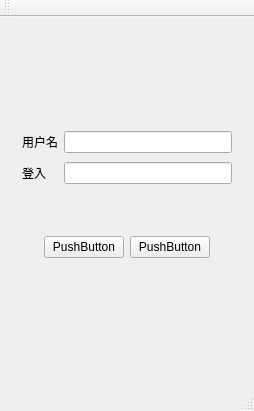
<?xml version="1.0" encoding="UTF-8"?>
<ui version="4.0">
 <class>MainWindow</class>
 <widget class="QMainWindow" name="MainWindow">
  <property name="geometry">
   <rect>
    <x>0</x>
    <y>0</y>
    <width>254</width>
    <height>411</height>
   </rect>
  </property>
  <property name="windowTitle">
   <string>MainWindow</string>
  </property>
  <property name="animated">
   <bool>true</bool>
  </property>
  <widget class="QWidget" name="centralWidget">
   <layout class="QVBoxLayout" name="verticalLayout">
    <item>
     <widget class="QWidget" name="widget" native="true">
      <layout class="QHBoxLayout" name="horizontalLayout">
       <item>
        <spacer name="horizontalSpacer">
         <property name="orientation">
          <enum>Qt::Horizontal</enum>
         </property>
         <property name="sizeHint" stdset="0">
          <size>
           <width>25</width>
           <height>20</height>
          </size>
         </property>
        </spacer>
       </item>
       <item>
        <widget class="QLabel" name="label">
         <property name="maximumSize">
          <size>
           <width>150</width>
           <height>150</height>
          </size>
         </property>
         <property name="text">
          <string/>
         </property>
         <property name="pixmap">
          <pixmap>D:/QT_learn/day02/image/Luffy.png</pixmap>
         </property>
         <property name="scaledContents">
          <bool>true</bool>
         </property>
        </widget>
       </item>
       <item>
        <spacer name="horizontalSpacer_2">
         <property name="orientation">
          <enum>Qt::Horizontal</enum>
         </property>
         <property name="sizeHint" stdset="0">
          <size>
           <width>25</width>
           <height>20</height>
          </size>
         </property>
        </spacer>
       </item>
      </layout>
     </widget>
    </item>
    <item>
     <widget class="QWidget" name="widget_2" native="true">
      <layout class="QGridLayout" name="gridLayout">
       <item row="1" column="0">
        <widget class="QLabel" name="label_3">
         <property name="text">
          <string>登入</string>
         </property>
        </widget>
       </item>
       <item row="0" column="1">
        <widget class="QLineEdit" name="lineEdit"/>
       </item>
       <item row="0" column="0">
        <widget class="QLabel" name="label_2">
         <property name="text">
          <string>用户名</string>
         </property>
        </widget>
       </item>
       <item row="1" column="1">
        <widget class="QLineEdit" name="lineEdit_2"/>
       </item>
      </layout>
     </widget>
    </item>
    <item>
     <widget class="QWidget" name="widget_3" native="true">
      <layout class="QHBoxLayout" name="horizontalLayout_2">
       <item>
        <spacer name="horizontalSpacer_3">
         <property name="orientation">
          <enum>Qt::Horizontal</enum>
         </property>
         <property name="sizeHint" stdset="0">
          <size>
           <width>22</width>
           <height>20</height>
          </size>
         </property>
        </spacer>
       </item>
       <item>
        <widget class="QPushButton" name="pushButton">
         <property name="text">
          <string>PushButton</string>
         </property>
        </widget>
       </item>
       <item>
        <widget class="QPushButton" name="pushButton_2">
         <property name="text">
          <string>PushButton</string>
         </property>
        </widget>
       </item>
       <item>
        <spacer name="horizontalSpacer_4">
         <property name="orientation">
          <enum>Qt::Horizontal</enum>
         </property>
         <property name="sizeHint" stdset="0">
          <size>
           <width>22</width>
           <height>20</height>
          </size>
         </property>
        </spacer>
       </item>
      </layout>
     </widget>
    </item>
    <item>
     <widget class="Smallwidget" name="widget_4" native="true"/>
    </item>
   </layout>
  </widget>
  <widget class="QMenuBar" name="menuBar">
   <property name="geometry">
    <rect>
     <x>0</x>
     <y>0</y>
     <width>254</width>
     <height>23</height>
    </rect>
   </property>
  </widget>
  <widget class="QToolBar" name="mainToolBar">
   <attribute name="toolBarArea">
    <enum>TopToolBarArea</enum>
   </attribute>
   <attribute name="toolBarBreak">
    <bool>false</bool>
   </attribute>
  </widget>
  <widget class="QStatusBar" name="statusBar"/>
 </widget>
 <layoutdefault spacing="6" margin="11"/>
 <customwidgets>
  <customwidget>
   <class>Smallwidget</class>
   <extends>QWidget</extends>
   <header location="global">smallwidget.h</header>
   <container>1</container>
  </customwidget>
 </customwidgets>
 <resources/>
 <connections/>
</ui>
